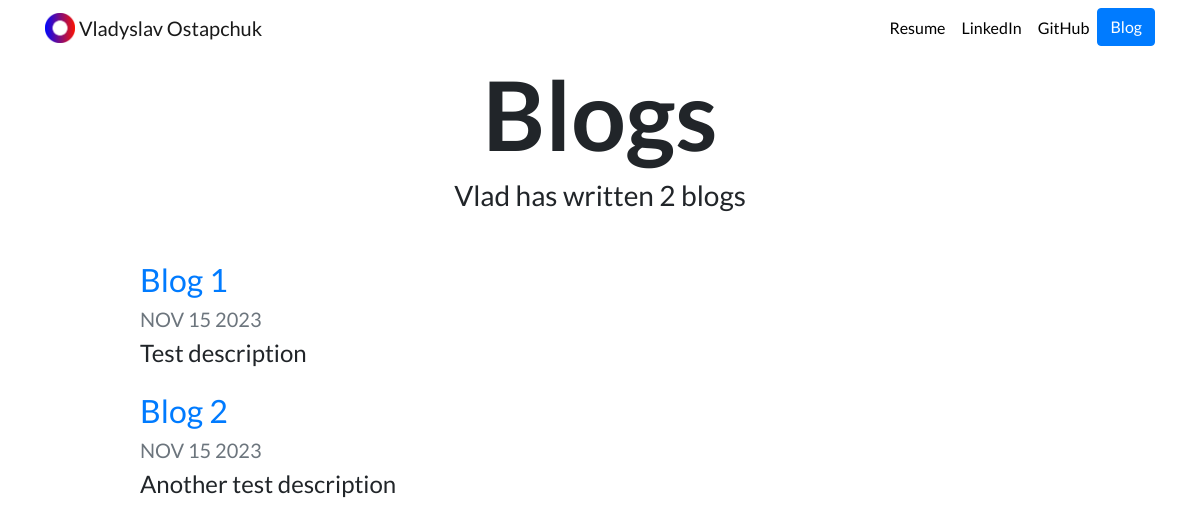
The page /blog/ on the database as committed earlier.
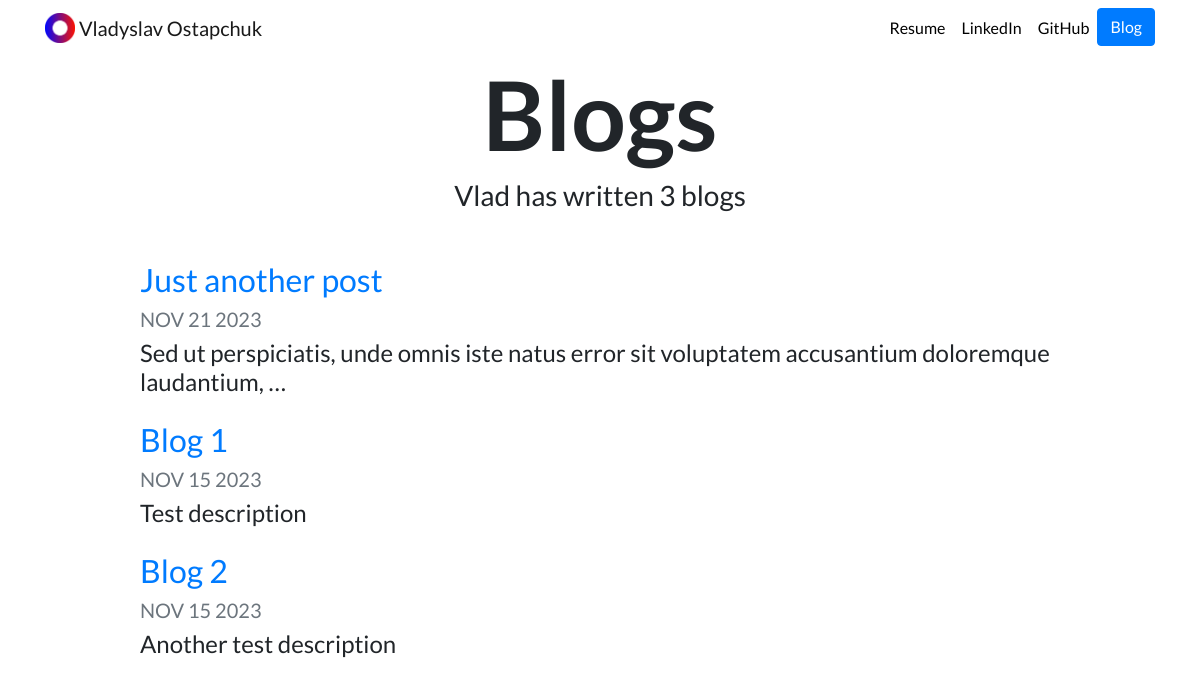
The same page on the database as committed later.
### blog_app/models.py (models this page shows, shortened)
class Blog(models.Model):
    title = models.CharField(max_length=100)
    description = models.CharField(max_length=1000)
    date = models.DateField(default=timezone.now)

### blog_app/views.py (the view)
# urls.py: path('', views.all_blogs, name='all_blogs'),
def all_blogs(req):
    blogs = Blog.objects.order_by('-date')
    return render(req, 'blog/all_blogs.html', {'blogs':blogs})

### blog_app/templates/blog/all_blogs.html
{% extends "portfolio/base.html" %}
{% load static %}
{% block content %}
<h1 id="blogtitle" class="font-weight-bold text-center">Blogs</h1>
<h3 class="text-center mb-5">Vlad has written {{ blogs.count }} blog{{ blogs.count|pluralize }}</h3>
{% for blog in blogs %}
<div class="row justify-content-center my-3">
  <div class="col-md-10">
    <a href="{% url 'blog:detail' blog.id %}">
      <h2>{{ blog.title }}</h2>
    </a>
    <h5 class="text-muted">{{ blog.date|date:'M d Y'|upper }}</h5>
    <h4>{{ blog.description|striptags|truncatechars:100 }}</h4>
  </div>
</div>
{% endfor %}
{% endblock %}

Rows that differ between the two databases and show on the page:
added Blog: title "Just another post", date "NOV 21 2023", description "Sed ut perspiciatis, unde omnis iste natus error sit voluptatem accusantium doloremque laudantium, …"
Other text that changed with them:
{{ blogs.count }}: "2" → "3"
